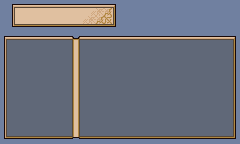

The image is a tile-based game level rendered from a .tmx file. Its description and complete source (layers, tilesets, objects, tile grids) follow:
An orthogonal 30x18 tile map with 8x8 px tiles, 1 tile layer (Tile Layer 1).

<map version="1.10" tiledversion="1.11.2" orientation="orthogonal" renderorder="right-down" width="30" height="18" tilewidth="8" tileheight="8" infinite="0" nextlayerid="2" nextobjectid="1">
 <tileset firstgid="1" name="MenuTiles" tilewidth="8" tileheight="8" tilecount="128" columns="16">
  <image source="../../Image/Png/MenuTiles.png" width="128" height="64" />
 </tileset>
 <layer id="1" name="Tile Layer 1" width="30" height="18">
  <data encoding="csv">
1,2,3,3,3,3,3,3,3,3,3,3,3,3,6,1,1,1,1,1,1,1,1,1,1,1,1,1,1,1,
1,12,14,14,14,14,14,14,14,14,14,81,83,85,16,1,1,1,1,1,1,1,1,1,1,1,1,1,1,1,
1,12,14,14,14,14,14,14,14,14,81,83,85,87,16,1,1,1,1,1,1,1,1,1,1,1,1,1,1,1,
1,27,28,28,28,28,28,28,28,28,28,28,28,28,32,1,1,1,1,1,1,1,1,1,1,1,1,1,1,1,
2,3,3,3,3,3,3,3,3,47,3,3,3,3,3,3,3,3,3,3,3,3,3,3,3,3,3,3,3,6,
7,9,9,9,9,9,9,9,9,48,9,9,9,9,9,9,9,9,9,9,9,9,9,9,9,9,9,9,9,11,
7,9,9,9,9,9,9,9,9,48,9,9,9,9,9,9,9,9,9,9,9,9,9,9,9,9,9,9,9,11,
7,9,9,9,9,9,9,9,9,48,9,9,9,9,9,9,9,9,9,9,9,9,9,9,9,9,9,9,9,11,
7,9,9,9,9,9,9,9,9,48,9,9,9,9,9,9,9,9,9,9,9,9,9,9,9,9,9,9,9,11,
7,9,9,9,9,9,9,9,9,48,9,9,9,9,9,9,9,9,9,9,9,9,9,9,9,9,9,9,9,11,
7,9,9,9,9,9,9,9,9,48,9,9,9,9,9,9,9,9,9,9,9,9,9,9,9,9,9,9,9,11,
7,9,9,9,9,9,9,9,9,48,9,9,9,9,9,9,9,9,9,9,9,9,9,9,9,9,9,9,9,11,
7,9,9,9,9,9,9,9,9,48,9,9,9,9,9,9,9,9,9,9,9,9,9,9,9,9,9,9,9,11,
7,9,9,9,9,9,9,9,9,48,9,9,9,9,9,9,9,9,9,9,9,9,9,9,9,9,9,9,9,11,
7,9,9,9,9,9,9,9,9,48,9,9,9,9,9,9,9,9,9,9,9,9,9,9,9,9,9,9,9,11,
7,9,9,9,9,9,9,9,9,48,9,9,9,9,9,9,9,9,9,9,9,9,9,9,9,9,9,9,9,11,
7,9,9,9,9,9,9,9,9,48,9,9,9,9,9,9,9,9,9,9,9,9,9,9,9,9,9,9,9,11,
27,28,28,28,28,28,28,28,28,49,28,28,28,28,28,28,28,28,28,28,28,28,28,28,28,28,28,28,28,32
</data>
 </layer>
</map>
